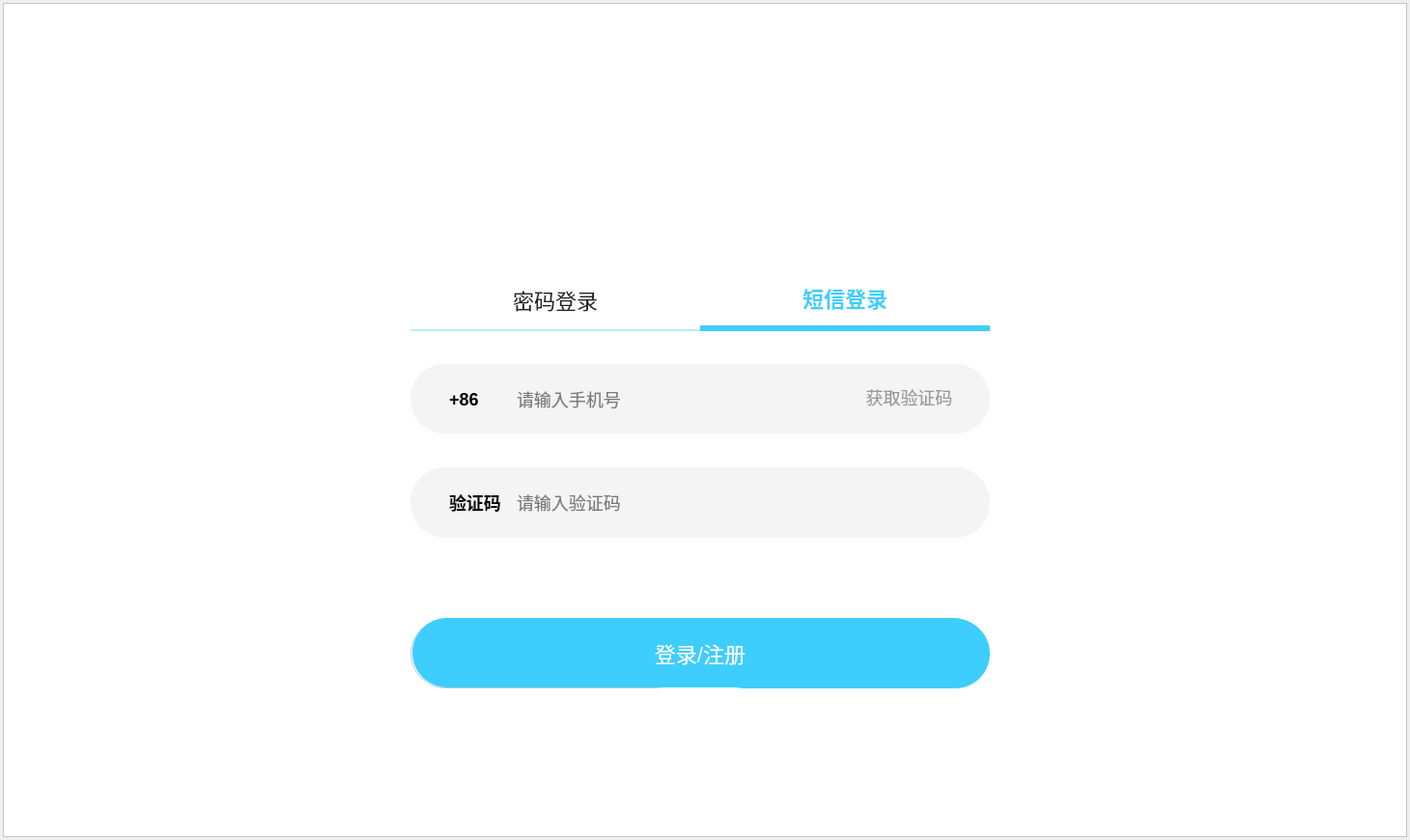
<?xml version="1.0" encoding="UTF-8"?>
<ui version="4.0">
 <class>Login</class>
 <widget class="QWidget" name="Login">
  <property name="geometry">
   <rect>
    <x>0</x>
    <y>0</y>
    <width>1460</width>
    <height>870</height>
   </rect>
  </property>
  <property name="windowTitle">
   <string>Form</string>
  </property>
  <layout class="QVBoxLayout" name="verticalLayout">
   <property name="spacing">
    <number>0</number>
   </property>
   <property name="leftMargin">
    <number>3</number>
   </property>
   <property name="topMargin">
    <number>3</number>
   </property>
   <property name="rightMargin">
    <number>3</number>
   </property>
   <property name="bottomMargin">
    <number>3</number>
   </property>
   <item>
    <widget class="QFrame" name="loginBg">
     <property name="styleSheet">
      <string notr="true">#loginBg{
background-color : #FFFFFF;
}</string>
     </property>
     <property name="frameShape">
      <enum>QFrame::Shape::StyledPanel</enum>
     </property>
     <property name="frameShadow">
      <enum>QFrame::Shadow::Raised</enum>
     </property>
     <layout class="QVBoxLayout" name="verticalLayout_2">
      <property name="spacing">
       <number>0</number>
      </property>
      <property name="leftMargin">
       <number>0</number>
      </property>
      <property name="topMargin">
       <number>0</number>
      </property>
      <property name="rightMargin">
       <number>0</number>
      </property>
      <property name="bottomMargin">
       <number>0</number>
      </property>
      <item>
       <widget class="QWidget" name="head" native="true">
        <property name="minimumSize">
         <size>
          <width>0</width>
          <height>68</height>
         </size>
        </property>
        <property name="maximumSize">
         <size>
          <width>16777215</width>
          <height>68</height>
         </size>
        </property>
        <property name="styleSheet">
         <string notr="true">QPushButton{
border : none;
}</string>
        </property>
        <layout class="QHBoxLayout" name="horizontalLayout">
         <property name="spacing">
          <number>36</number>
         </property>
         <property name="leftMargin">
          <number>0</number>
         </property>
         <property name="topMargin">
          <number>0</number>
         </property>
         <property name="rightMargin">
          <number>36</number>
         </property>
         <property name="bottomMargin">
          <number>0</number>
         </property>
         <item>
          <spacer name="horizontalSpacer">
           <property name="orientation">
            <enum>Qt::Orientation::Horizontal</enum>
           </property>
           <property name="sizeHint" stdset="0">
            <size>
             <width>1301</width>
             <height>20</height>
            </size>
           </property>
          </spacer>
         </item>
         <item>
          <widget class="QPushButton" name="min">
           <property name="minimumSize">
            <size>
             <width>20</width>
             <height>20</height>
            </size>
           </property>
           <property name="maximumSize">
            <size>
             <width>20</width>
             <height>20</height>
            </size>
           </property>
           <property name="styleSheet">
            <string notr="true">#min{
border-image:url(:/images/login/suoxiao.png);
}</string>
           </property>
           <property name="text">
            <string/>
           </property>
          </widget>
         </item>
         <item>
          <widget class="QPushButton" name="quit">
           <property name="minimumSize">
            <size>
             <width>20</width>
             <height>20</height>
            </size>
           </property>
           <property name="maximumSize">
            <size>
             <width>20</width>
             <height>20</height>
            </size>
           </property>
           <property name="styleSheet">
            <string notr="true">#quit{
border-image:url(:/images/login/quxiao.png);
}</string>
           </property>
           <property name="text">
            <string/>
           </property>
          </widget>
         </item>
        </layout>
       </widget>
      </item>
      <item>
       <widget class="QWidget" name="body" native="true">
        <layout class="QHBoxLayout" name="horizontalLayout_2">
         <property name="spacing">
          <number>0</number>
         </property>
         <property name="leftMargin">
          <number>421</number>
         </property>
         <property name="topMargin">
          <number>0</number>
         </property>
         <property name="rightMargin">
          <number>421</number>
         </property>
         <property name="bottomMargin">
          <number>0</number>
         </property>
         <item>
          <widget class="QWidget" name="content" native="true">
           <property name="styleSheet">
            <string notr="true">*{
font-family : 微软雅⿊;
font-size : 22px;
}</string>
           </property>
           <widget class="QLabel" name="logLabel">
            <property name="geometry">
             <rect>
              <x>160</x>
              <y>60</y>
              <width>280</width>
              <height>78</height>
             </rect>
            </property>
            <property name="styleSheet">
             <string notr="true">#logLabel{
border-image:url(:/images/login/biteshipin.png);
}</string>
            </property>
            <property name="text">
             <string/>
            </property>
           </widget>
           <widget class="QPushButton" name="passwordBtn">
            <property name="geometry">
             <rect>
              <x>0</x>
              <y>208</y>
              <width>300</width>
              <height>63</height>
             </rect>
            </property>
            <property name="styleSheet">
             <string notr="true">#passwordBtn{
font-size : 22px;
color : #222222;
border : none;
border-bottom: 2px solid #B5ECFF;;
}</string>
            </property>
            <property name="text">
             <string>密码登录</string>
            </property>
           </widget>
           <widget class="QPushButton" name="messageBtn">
            <property name="geometry">
             <rect>
              <x>300</x>
              <y>208</y>
              <width>300</width>
              <height>63</height>
             </rect>
            </property>
            <property name="styleSheet">
             <string notr="true">#messageBtn{
font-size : 22px;
color : #3ECEFE;
font-weight:bold;
border : none;
border-bottom : 6px solid #3ECEFE;
}</string>
            </property>
            <property name="text">
             <string>短信登录</string>
            </property>
           </widget>
           <widget class="QWidget" name="passwordWidget" native="true">
            <property name="geometry">
             <rect>
              <x>0</x>
              <y>270</y>
              <width>600</width>
              <height>374</height>
             </rect>
            </property>
            <property name="styleSheet">
             <string notr="true">QLabel{
font-size : 18px;
font-weight : bold;
}
QFrame{
background: #F5F4F5;
border-radius: 36px;
}
QLineEdit{
font-size : 18px;
border : none;
background-color : #F5F4F5;
}</string>
            </property>
            <widget class="QFrame" name="accountBox">
             <property name="geometry">
              <rect>
               <x>0</x>
               <y>35</y>
               <width>600</width>
               <height>72</height>
              </rect>
             </property>
             <property name="frameShape">
              <enum>QFrame::Shape::StyledPanel</enum>
             </property>
             <property name="frameShadow">
              <enum>QFrame::Shadow::Raised</enum>
             </property>
             <widget class="QLabel" name="accountLabel">
              <property name="geometry">
               <rect>
                <x>40</x>
                <y>24</y>
                <width>36</width>
                <height>24</height>
               </rect>
              </property>
              <property name="text">
               <string>账号</string>
              </property>
             </widget>
             <widget class="QLineEdit" name="accountNum">
              <property name="geometry">
               <rect>
                <x>124</x>
                <y>20</y>
                <width>400</width>
                <height>25</height>
               </rect>
              </property>
              <property name="placeholderText">
               <string>请输入手机号</string>
              </property>
             </widget>
            </widget>
            <widget class="QFrame" name="passwordBox">
             <property name="geometry">
              <rect>
               <x>0</x>
               <y>143</y>
               <width>600</width>
               <height>72</height>
              </rect>
             </property>
             <property name="frameShape">
              <enum>QFrame::Shape::StyledPanel</enum>
             </property>
             <property name="frameShadow">
              <enum>QFrame::Shadow::Raised</enum>
             </property>
             <widget class="QLabel" name="passwordLabel">
              <property name="geometry">
               <rect>
                <x>40</x>
                <y>24</y>
                <width>36</width>
                <height>24</height>
               </rect>
              </property>
              <property name="text">
               <string>密码</string>
              </property>
             </widget>
             <widget class="QLineEdit" name="passwordNum">
              <property name="geometry">
               <rect>
                <x>124</x>
                <y>20</y>
                <width>400</width>
                <height>25</height>
               </rect>
              </property>
              <property name="placeholderText">
               <string>请输入密码</string>
              </property>
             </widget>
            </widget>
            <widget class="QPushButton" name="registerNow">
             <property name="geometry">
              <rect>
               <x>0</x>
               <y>299</y>
               <width>290</width>
               <height>72</height>
              </rect>
             </property>
             <property name="styleSheet">
              <string notr="true">#registerNow{
color : #222222;
border-radius: 36px;
border: 1px solid #C2C9D9;
}</string>
             </property>
             <property name="text">
              <string>立即注册</string>
             </property>
            </widget>
            <widget class="QPushButton" name="loginNow">
             <property name="geometry">
              <rect>
               <x>310</x>
               <y>299</y>
               <width>290</width>
               <height>72</height>
              </rect>
             </property>
             <property name="styleSheet">
              <string notr="true">#loginNow{
color : #FFFFFF;
background-color : #3ECEFE;
border-radius : 36px;
}</string>
             </property>
             <property name="text">
              <string>登录</string>
             </property>
            </widget>
           </widget>
           <widget class="QWidget" name="messageWidget" native="true">
            <property name="geometry">
             <rect>
              <x>0</x>
              <y>270</y>
              <width>600</width>
              <height>374</height>
             </rect>
            </property>
            <property name="styleSheet">
             <string notr="true">QFrame{
font-size : 18px;
background: #F5F4F5;
border-radius: 36px;
}
QLineEdit{
border : none;
font-size : 18px;
background-color: #F5F4F5;
}
QLabel{
font-weight : bold;
}</string>
            </property>
            <widget class="QFrame" name="phoneFrame">
             <property name="geometry">
              <rect>
               <x>0</x>
               <y>35</y>
               <width>600</width>
               <height>72</height>
              </rect>
             </property>
             <property name="frameShape">
              <enum>QFrame::Shape::StyledPanel</enum>
             </property>
             <property name="frameShadow">
              <enum>QFrame::Shadow::Raised</enum>
             </property>
             <widget class="QLabel" name="phoneLabel">
              <property name="geometry">
               <rect>
                <x>40</x>
                <y>24</y>
                <width>40</width>
                <height>24</height>
               </rect>
              </property>
              <property name="text">
               <string>+86</string>
              </property>
             </widget>
             <widget class="QLineEdit" name="phoneNum">
              <property name="geometry">
               <rect>
                <x>108</x>
                <y>24</y>
                <width>350</width>
                <height>24</height>
               </rect>
              </property>
              <property name="placeholderText">
               <string>请输入手机号</string>
              </property>
             </widget>
             <widget class="QPushButton" name="authcodeBtn">
              <property name="geometry">
               <rect>
                <x>470</x>
                <y>20</y>
                <width>93</width>
                <height>28</height>
               </rect>
              </property>
              <property name="styleSheet">
               <string notr="true">#authcodeBtn{
color : #999999;
font-size:18px;
border:none;
}</string>
              </property>
              <property name="text">
               <string>获取验证码</string>
              </property>
             </widget>
            </widget>
            <widget class="QFrame" name="authcodeFrame">
             <property name="geometry">
              <rect>
               <x>0</x>
               <y>142</y>
               <width>600</width>
               <height>72</height>
              </rect>
             </property>
             <property name="frameShape">
              <enum>QFrame::Shape::StyledPanel</enum>
             </property>
             <property name="frameShadow">
              <enum>QFrame::Shadow::Raised</enum>
             </property>
             <widget class="QLabel" name="authcodeLabel">
              <property name="geometry">
               <rect>
                <x>40</x>
                <y>24</y>
                <width>54</width>
                <height>24</height>
               </rect>
              </property>
              <property name="text">
               <string>验证码</string>
              </property>
             </widget>
             <widget class="QLineEdit" name="authcode">
              <property name="geometry">
               <rect>
                <x>108</x>
                <y>24</y>
                <width>350</width>
                <height>24</height>
               </rect>
              </property>
              <property name="placeholderText">
               <string>请输入验证码</string>
              </property>
             </widget>
            </widget>
            <widget class="QPushButton" name="loginOrRegister">
             <property name="geometry">
              <rect>
               <x>2</x>
               <y>298</y>
               <width>596</width>
               <height>72</height>
              </rect>
             </property>
             <property name="styleSheet">
              <string notr="true">#loginOrRegister{
font-size : 22px;
color : #FFFFFF;
background: #3ECEFE;
border-radius: 36px;
}</string>
             </property>
             <property name="text">
              <string>登录/注册</string>
             </property>
            </widget>
           </widget>
          </widget>
         </item>
        </layout>
       </widget>
      </item>
     </layout>
    </widget>
   </item>
  </layout>
 </widget>
 <resources/>
 <connections/>
</ui>
